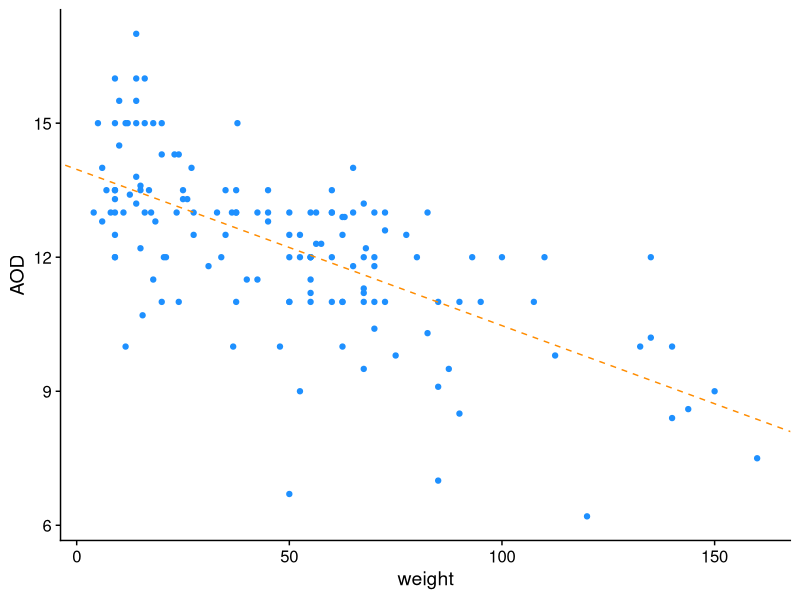

This chart was generated by the following R code:
## ---- chunk 1
knitr::opts_chunk$set(comment = "#",collapse = TRUE,results = "hold",
                      fig.align = "center")
## ---- chunk 2
library(ggplot2)
library(cowplot)
## ---- chunk 3
dogs <- read.csv("../data/dogs.csv",stringsAsFactors = FALSE)
## ---- chunk 4
fit <- lm(AOD ~ weight,dogs)
b   <- coef(fit)
## ---- chunk 5
ggplot(dogs,aes(x = weight,y = AOD)) +
  geom_point(color = "dodgerblue") +
  geom_abline(intercept = b["(Intercept)"],slope = b["weight"],
              color = "darkorange",linetype = "dashed") +
  theme_cowplot()
